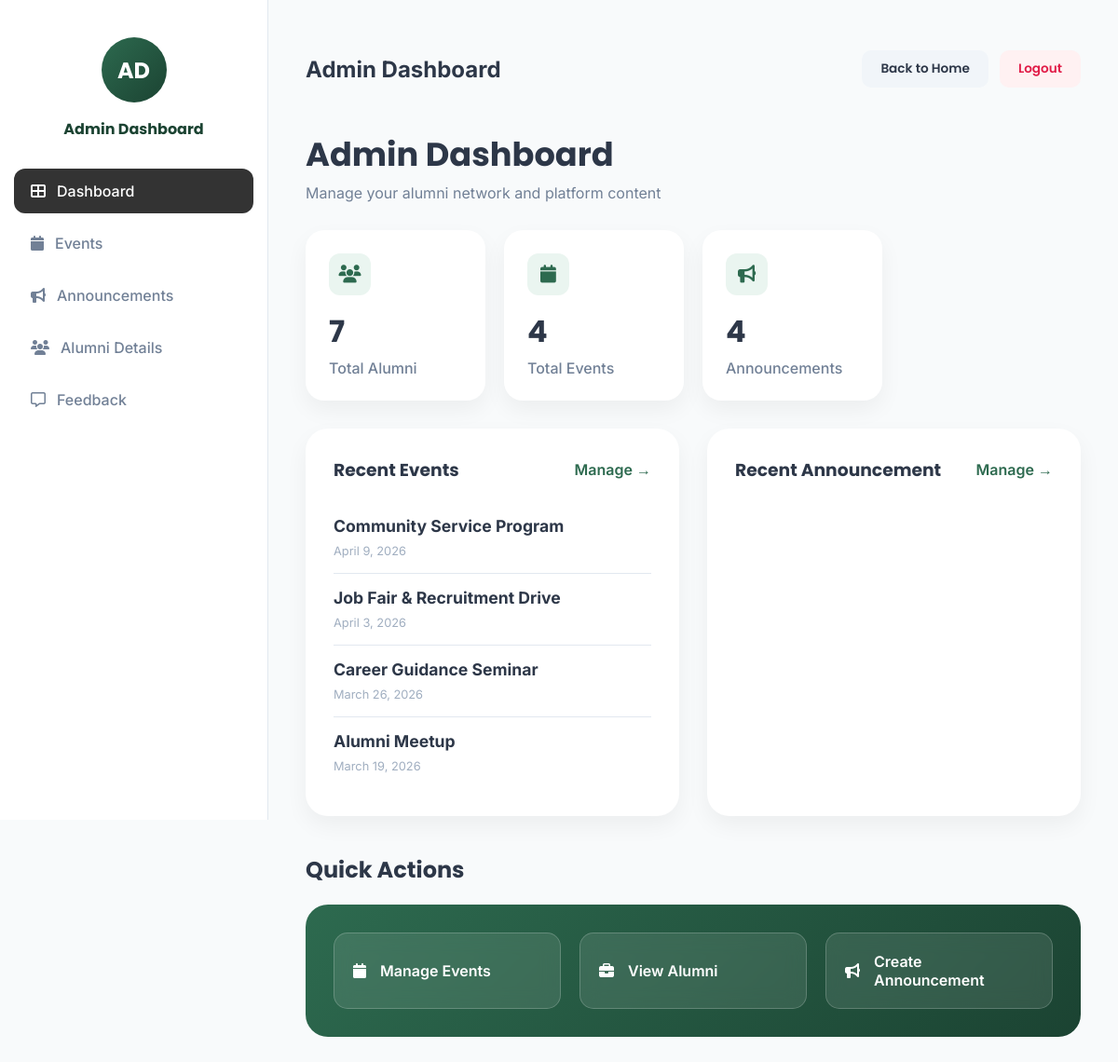
The app's page /alumni_app/admin-dashboard/ (signed in) with its own data.
### Alumni_app/models.py (models this page shows, shortened)
class Event(models.Model):
    title = models.CharField(max_length=200)
    description = models.TextField()
    date = models.DateField()
    image_url = models.URLField(blank=True, null=True)
    created_by = models.ForeignKey(User, on_delete=models.CASCADE, null=True, blank=True)
    is_approved = models.BooleanField(default=False)
    is_rejected = models.BooleanField(default=False)

### Alumni_app/views.py (the view)
# urls.py: path('admin-dashboard/', views.admin_dashboard, name='admin_dashboard'),
@login_required
def admin_dashboard(request):
    total_alumni = Profile.objects.filter(role="alumni").count()
    total_events = Event.objects.count()
    total_jobs = Job.objects.count()
    total_announcements = Announcement.objects.count()
    recent_events = Event.objects.order_by('-date')[:5]
    recent_jobs = Job.objects.order_by('-posted_on')[:5]
    return render(request,"admin_dashboard.html",{
        "total_alumni": total_alumni,
        "total_events": total_events,
        "total_jobs": total_jobs,
        "total_announcements": total_announcements,
        "recent_events": recent_events,
        "recent_jobs": recent_jobs
    })

### Alumni_app/templates/admin_dashboard.html (shortened to what this page needs)
{% load static %}
<!doctype html>
<html>
	<head>
		<link
			rel="stylesheet"
			href="https://cdnjs.cloudflare.com/ajax/libs/font-awesome/6.5.1/css/all.min.css"
		/>
		<link rel="stylesheet" href="{% static 'admin_dashboard.css' %}" />
	</head>
	<body>
		<div class="dashboard-container">
			<aside class="sidebar">
				<div class="profile">
					<div class="avatar">AD</div>
					<p>Admin Dashboard</p>
				</div>
				<nav>
					<a href="{% url 'admin_dashboard' %}" class="active">
						<i class="fa-solid fa-table-cells-large"></i> Dashboard
					</a>
					<a href="{% url 'admin_events' %}">
						<i class="fa-solid fa-calendar"></i> Events
					</a>
					<a href="{% url 'admin_announcements' %}">
						<i class="fa-solid fa-bullhorn"></i> Announcements
					</a>
					<a href="{% url 'admin_view_alumni' %}">
						<i class="fa-solid fa-users"></i> Alumni Details
					</a>
					<a href="{% url 'admin_feedback' %}">
						<i class="fa-regular fa-message"></i> Feedback
					</a>
				</nav>
			</aside>
			<main class="main-content">
				<div class="topbar">
					<div class="page-title">
						<h2>Admin Dashboard</h2>
					</div>
					<div class="top-actions">
						<a href="{% url 'index' %}">Back to Home</a>
						<a href="{% url 'logout' %}">Logout</a>
					</div>
				</div>
				<div class="page-header">
					<h1>Admin Dashboard</h1>
					<p>Manage your alumni network and platform content</p>
				</div>
				<div class="stats-grid">
					<div class="stat-card">
						<div class="stat-icon">
							<i class="fa-solid fa-users"></i>
						</div>
						<h2>{{ total_alumni }}</h2>
						<p>Total Alumni</p>
					</div>
					<div class="stat-card">
						<div class="stat-icon">
							<i class="fa-solid fa-calendar"></i>
						</div>
						<h2>{{ total_events }}</h2>
						<p>Total Events</p>
					</div>
					<div class="stat-card">
						<div class="stat-icon">
							<i class="fa-solid fa-bullhorn"></i>
						</div>
						<h2>{{ total_announcements }}</h2>
						<p>Announcements</p>
					</div>
				</div>
				<div class="content-grid">
					<div class="card">
						<div class="card-header">
							<h3>Recent Events</h3>
							<a href="{% url 'admin_events' %}">Manage →</a>
						</div>
						<div class="card-body">
							{% for event in recent_events %}
							<div class="list-item">
								<h4>{{ event.title }}</h4>
								<span>{{ event.date }}</span>
							</div>
							{% endfor %}
						</div>
					</div>
					<div class="card">
						<div class="card-header">
							<h3>Recent Announcement</h3>
							<a href="{% url 'admin_announcements' %}">Manage →</a>
						</div>
					</div>
				</div>
				<div class="quick-actions">
					<h2>Quick Actions</h2>
					<div class="actions-grid">
						<a href="{% url 'admin_events' %}" class="action-btn">
							<i class="fa-solid fa-calendar"></i>
							Manage Events
						</a>
						<a href="{% url 'admin_view_alumni' %}" class="action-btn">
							<i class="fa-solid fa-briefcase"></i>
							View Alumni
						</a>
				 <a href="{% url 'admin_announcements' %}" class="action-btn">
							<i class="fa-solid fa-bullhorn"></i>
							Create Announcement
						</a>
					</div>
				</div>
			</main>
		</div>
	</body>
</html>

### Alumni_app/static/admin_dashboard.css (style rules this page uses)
:root { --primary-green: #2d6a4f; --primary-dark: #1b4332; --accent-mint: #eaf5f0; --white: #ffffff; --text-main: #2d3748; --text-muted: #718096; --bg-light: #f8fafb; --border-color: #e2e8f0; --card-shadow: 0 10px 25px rgba(0, 0, 0, 0.05); }
body { font-family: 'Inter', sans-serif; background-color: var(--bg-light); margin: 0; color: var(--text-main); }
.dashboard-container { display: flex; min-height: 100vh; }
.sidebar { width: 260px; background: var(--white); border-right: 1px solid var(--border-color); padding: 40px 15px; position: sticky; top: 0; height: 100vh; }
.avatar { width: 70px; height: 70px; background: linear-gradient(135deg, var(--primary-green), var(--primary-dark)); color: white; border-radius: 50%; display: flex; align-items: center; justify-content: center; font-size: 1.5rem; font-weight: 700; margin: 0 auto 15px; font-family: 'Poppins'; }
.profile p { text-align: center; font-family: 'Poppins'; font-weight: 700; margin-bottom: 30px; color: var(--primary-dark); }
.sidebar nav a { display: flex; align-items: center; gap: 12px; padding: 14px 18px; color: var(--text-muted); text-decoration: none; border-radius: 12px; margin-bottom: 8px; transition: 0.3s; font-weight: 500; }
.sidebar nav a:hover, .sidebar nav a.active { background: var(--accent-mint); color: var(--primary-green); }
.sidebar nav a.active { background: #333; color: white; }
.main-content { flex-grow: 1; padding: 40px; }
.topbar { display: flex; justify-content: space-between; align-items: center; margin-bottom: 30px; }
.top-actions { display: flex; gap: 12px; }
.top-actions a { text-decoration: none; font-size: 0.85rem; font-weight: 600; padding: 10px 20px; border-radius: 10px; transition: 0.3s; font-family: 'Poppins'; }
.top-actions a:first-child { background: #f1f5f9; color: var(--text-main); }
.top-actions a:last-child { background: #fff1f2; color: #e11d48; }
.page-header h1 { font-family: 'Poppins'; font-size: 2.2rem; margin: 0; }
.page-header p { color: var(--text-muted); margin-top: 5px; }
.stats-grid { display: grid; grid-template-columns: repeat(4, 1fr); gap: 20px; margin: 30px 0; }
.stat-card { background: var(--white); padding: 25px; border-radius: 20px; box-shadow: var(--card-shadow); text-align: left; transition: 0.3s; }
.stat-icon { width: 45px; height: 45px; background: var(--accent-mint); color: var(--primary-green); border-radius: 12px; display: flex; align-items: center; justify-content: center; font-size: 1.2rem; margin-bottom: 15px; }
.stat-card h2 { font-family: 'Poppins'; font-size: 2rem; margin: 0; }
.stat-card p { color: var(--text-muted); margin: 5px 0 0; font-weight: 500; }
.content-grid { display: grid; grid-template-columns: 1fr 1fr; gap: 30px; margin-bottom: 40px; }
.card { background: var(--white); border-radius: 24px; padding: 30px; box-shadow: var(--card-shadow); }
.card-header { display: flex; justify-content: space-between; align-items: center; margin-bottom: 20px; }
.card-header h3 { font-family: 'Poppins'; margin: 0; }
.card-header a { color: var(--primary-green); text-decoration: none; font-weight: 600; }
.list-item { padding: 15px 0; border-bottom: 1px solid var(--border-color); }
.list-item:last-child { border-bottom: none; }
.list-item h4 { margin: 0 0 5px; font-size: 1.1rem; }
.list-item span { font-size: 0.8rem; color: #a0aec0; }
.quick-actions h2 { font-family: 'Poppins'; margin-bottom: 20px; }
.actions-grid { display: grid; grid-template-columns: repeat(3, 1fr); gap: 20px; background: linear-gradient(135deg, var(--primary-green), var(--primary-dark)); padding: 30px; border-radius: 24px; }
.action-btn { background: rgba(255, 255, 255, 0.1); color: var(--white); text-decoration: none; padding: 20px; border-radius: 15px; display: flex; align-items: center; gap: 15px; font-weight: 600; backdrop-filter: blur(10px); transition: 0.3s; border: 1px solid rgba(255, 255, 255, 0.2); }

### records on screen
Event: title "Community Service Program", date "April 9, 2026"
Event: title "Job Fair & Recruitment Drive", date "April 3, 2026"
Event: title "Career Guidance Seminar", date "March 26, 2026"
Event: title "Alumni Meetup", date "March 19, 2026"

### other values on screen
{{ total_alumni }} "7"
{{ total_events }} "4"
{{ total_announcements }} "4"
